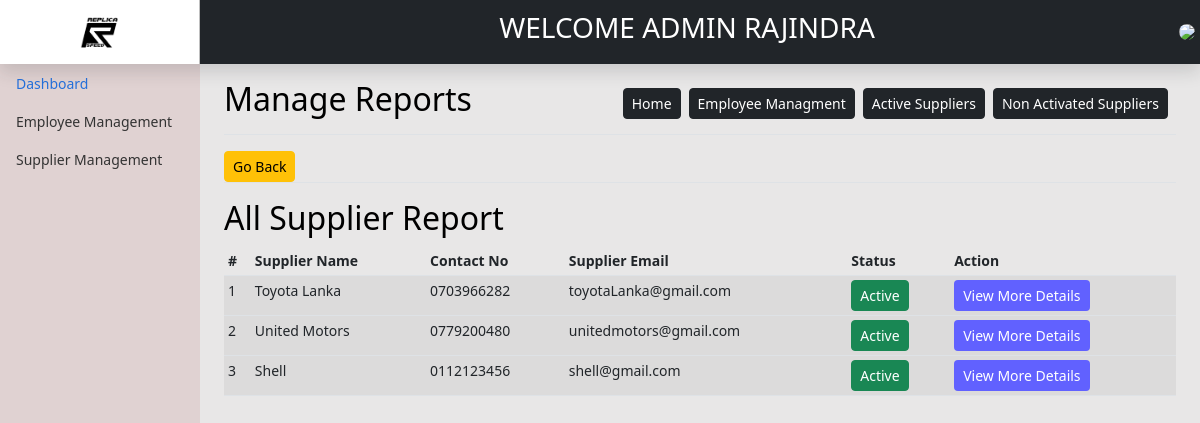
Page /backend/reports/admin/AllSuppliers.php (signed in) on the earlier database version.
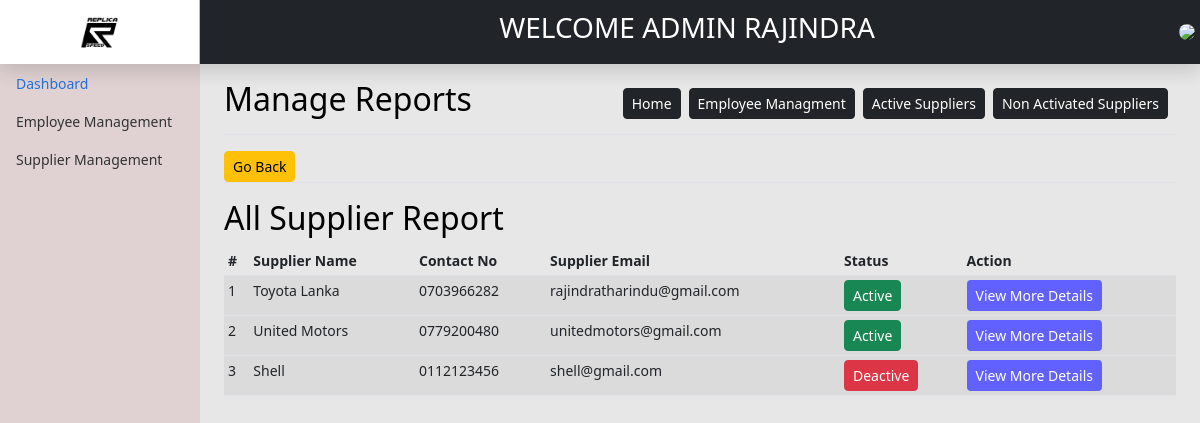
Same page on the later database version.
### tables this page shows
CREATE TABLE IF NOT EXISTS `supplier` (
  `SupplierId` int(11) NOT NULL AUTO_INCREMENT,
  `SupplierName` varchar(255) NOT NULL,
  `ContactNo` varchar(11) NOT NULL,
  `email` varchar(255) NOT NULL,
  `Status` int(1) NOT NULL,
  `AddUser` int(11) NOT NULL,
  `AddDate` date NOT NULL,
  `UpdateUser` int(11) DEFAULT NULL,
  `UpdateDate` date DEFAULT NULL,
  PRIMARY KEY (`SupplierId`)
);

### backend/reports/admin/AllSuppliers.php (the view, shortened to what this page needs)
<?php include'../../header.php'; ?>
<main class="col-md-9 ms-sm-auto col-lg-10 px-md-4">
    <div class="d-flex justify-content-between flex-wrap flex-md-nowrap align-items-center pt-3 pb-2 mb-3 border-bottom">
        <h1 class="h2">Manage Reports</h1>
        <div class="btn-toolbar mb-2 mb-md-0">
            <div class="btn-group me-2">
                <a href="<?= SYSTEM_PATH ?>/index.php" class="btn btn-sm btn-dark">Home</a>
            </div>
            <div class="btn-group me-2">
                <a href="<?= SYSTEM_PATH ?>user/employee/vewEmp.php" class="btn btn-sm btn-dark">Employee Managment</a>
            </div>
            <div class="btn-group me-2">
                <a href="<?= SYSTEM_PATH ?>reports/admin/ActiveSuppliers.php" class="btn btn-sm btn-dark">Active Suppliers</a>
            </div>
            <div class="btn-group me-2">
                <a href="<?= SYSTEM_PATH ?>reports/admin/NonActiveSuppliers.php" class="btn btn-sm btn-dark">Non Activated Suppliers</a>
            </div>
        </div>
    </div>
    <div class="d-flex justify-content-between flex-wrap flex-md-nowrap align-items-center   mb-3 border-bottom">
        <div class="btn-toolbar mb-2 mb-md-0">
            <div class="btn-group me-2">
                <button  class="btn btn-sm btn-warning" onclick="history.back();">Go Back</button>
            </div>
        </div>
    </div>
    <h2>All Supplier Report</h2>
    <div class="table-responsive">
        <?php
        $db = dbconn();
        $sql = "SELECT SupplierId,SupplierName,ContactNo,email,Status FROM supplier";
        $result = $db->query($sql);
        ?>
        <table class="table table-striped table-sm">
            <thead>
                <tr>
                    <th scope="col">#</th>
                    <th scope="col">Supplier Name</th>
                    <th scope="col">Contact No</th>
                    <th scope="col">Supplier Email</th>
                    <th scope="col">Status</th>
                    <th scope="col">Action</th>
                </tr>
            </thead>
            <tbody>
                <?php
                if ($result->num_rows >= 0) {
                    $n = 1;
                    while ($row = $result->fetch_assoc()) {
                        ?>
                        <tr>
                            <td><?= $n ?></td>
                            <td><?= ucwords($row['SupplierName']) ?></td>
                            <td><?= $row['ContactNo'] ?></td>
                            <td><?= $row['email'] ?></td>
                            <td>
                                <?php
                                $SupplierStatus = $row['Status'];
                                $statusDescription = '';
                                switch ($SupplierStatus) {
                                    case 1:
                                        $statusDescription = "Active";
                                        $statusColor = "btn btn-success btn-sm";
                                        break;
                                    case 0:
                                        $statusDescription = "Deactive";
                                        $statusColor = "btn btn-danger btn-sm";
                                        break;
                                }
                                ?>
                                <span class='<?= $statusColor; ?>'><?= $statusDescription; ?> </span>
                            </td>
                            <td>
                                <a href="#myModal" role="button" class="btn btn-sm" style="background-color: #6161FF;color:white;" data-id="<?= $row['SupplierId'] ?>"
                                   onclick="openModal(<?= $row['SupplierId']; ?>, '<?= $row['SupplierName']; ?>', '<?= $row['email']; ?>', '<?= $row['ContactNo']; ?>', <?= $row['Status']; ?>)"
                                   >View More Details</a>
                            </td>
                        </tr>
                    </tbody>
                    <?php
                    $n++;
                }
            }
            ?>
        </table>
    </div>
</main>
<?php include'../../footer.php'; ?>

Differences in the rows shown:
changed supplier "Toyota Lanka": email "toyotaLanka@gmail.com" → "rajindratharindu@gmail.com"
changed supplier "Shell": Status "Active" → "Deactive"
